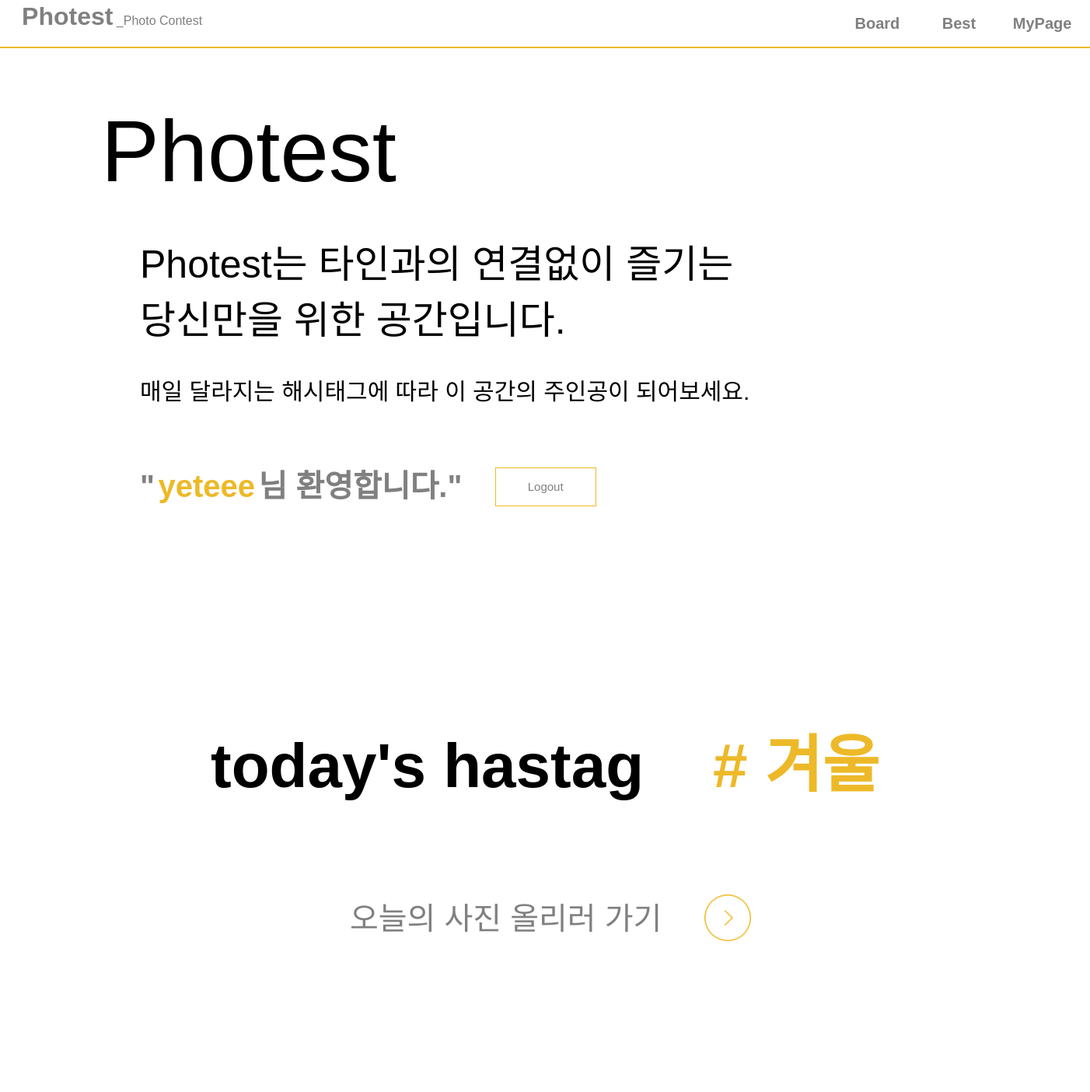
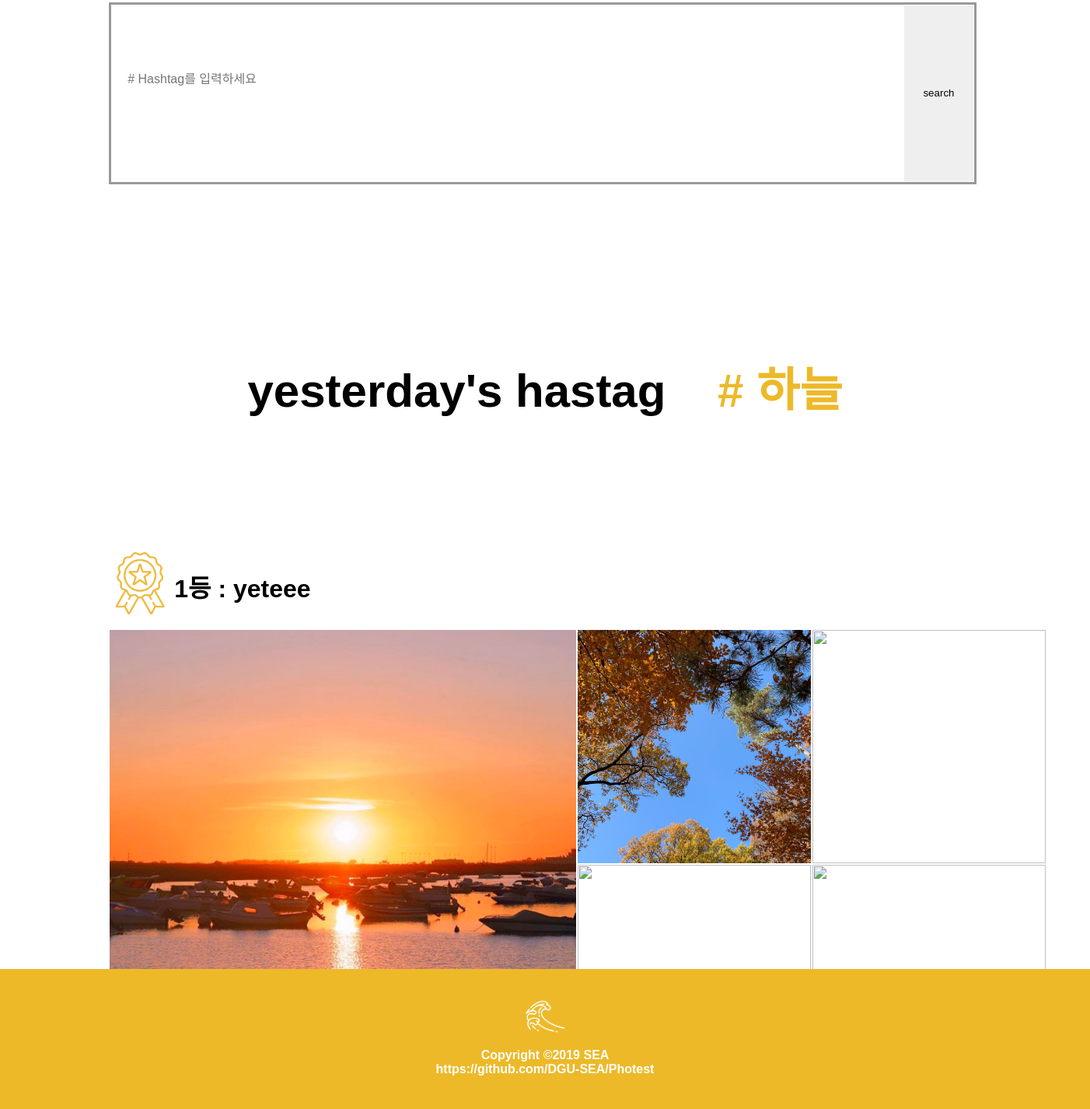
/ (signed in), run on the app's committed database (2 pictures, top to bottom).
### hashtag/models.py (models this page shows)
class hashtag(models.Model):
    tagName = models.CharField(max_length=20,blank=False, primary_key=True)
    tagCnt = models.IntegerField(default=0)
    likeCnt = models.IntegerField(default=0)
    tagDate = models.DateField(blank=True, null = True)

### photo/models.py (models this page shows, shortened)
class Photo(models.Model):
    author = models.ForeignKey(User, on_delete=models.CASCADE, related_name='user')
    image = models.ImageField(upload_to= 'timeline_photo/%Y/%m/%d')
    created = models.DateTimeField(auto_now_add=True)
    updated = models.DateTimeField(auto_now=True)
    hashtag = jsonfield.JSONField(blank = True, null = True)
    like = models.ManyToManyField(User, related_name='like_post', blank=True)
    class Meta: # ordering 정렬
        ordering = ['-created']

### photo/views.py (the view)
# urls.py: path('', views.main, name='main'),
def main(request):
    print('main')
    global hashtag
    global Photo
    hashtags = hashtag.objects.all()
    todaytag = ""
    todayDate = str(date.today())
    yesterdaytag = ""
    today = date.today()
    yesterday = str(date.today() - timedelta(1))
    for h in hashtag.objects.all() :
        if(str(h.tagDate) == todayDate) :
            todaytag = h.tagName
        if(str(h.tagDate) == yesterday) :
            yesterdaytag = h.tagName
    Photos = Photo.objects.all().order_by('-like')
    BestPhotos = list()
    index = 0
    for p in Photos :
        for t in p.hashtag['tag'] :
            if(t == yesterdaytag) :
                BestPhotos.append(p)
                index += 1
                break
            if(index == 5) : break
    print('BestPhotos in main size : ', len(BestPhotos))
    for p in BestPhotos :
        print(p.image)
    return render(request, 'photo/main.html', context={'todaytag' : todaytag, 'yesterdaytag' : yesterdaytag, 'BestPhotos' : BestPhotos})

### photo/templates/photo/main.html (shortened to what this page needs)
{% load static %}
<html>
<head>
    <link rel="stylesheet" href="{% static 'css/main.css' %}">
</head>
<body style="overflow-x:hidden">
    <div id="scroll" style="position:absolute;left:0;">
        <div class="menu-bar">
            <font class="short-title"><a href="/" class="title-text"> Photest</a></font>
            <font id="long-title">_Photo Contest </font>
            {% if user.is_authenticated %}
            <button id="board_btn" class="button"><a href="http://127.0.0.1:8000/photo_list/">
                    <font color="gray"> Board </font>
                </a></button>
            <button id="best_btn" class="button"><a href="http://127.0.0.1:8000/best/">
                    <font color="gray"> Best </font>
                </a></button>
            <button id="mypage_btn" class="button"><a href="{%url 'accounts:mypage'%}">
                    <font color="gray">MyPage</font>
                </a></button>
            {% endif %}
        </div>
    </div>
    <div id="title">
        <font id="short"> Photest</font>
    </div>
    <div id="intro">
        <font id="main_intro"> Photest는 타인과의 연결없이 즐기는<Br> 당신만을 위한 공간입니다.</font><br><br><br>
        <font id="sub_intro">매일 달라지는 해시태그에 따라 이 공간의 주인공이 되어보세요. </font>
    </div>
    <div id="login-join">
        {% if user.is_authenticated %}
        <font id="userid" style="color:gray">"</font>
        <font id="userid" style="color:#edb928">{{user.username}}</font>
        <font id="userid" style="color:gray">님 환영합니다." </font>&nbsp;&nbsp;&nbsp;&nbsp;&nbsp;&nbsp;
        <button id="logout"><a href="{% url 'accounts:logout'%}">Logout </a></button>
        {% else %}
        <button id="login"><a href="http://127.0.0.1:8000/accounts/login/" style="color:gray"> Login </a></button>
        &nbsp;&nbsp;&nbsp;&nbsp;&nbsp;
        <button id="join"><a href="http://127.0.0.1:8000/accounts/join/" style="color:white"> Join </a></button>
        {% endif %}
    </div>
    <div id="today-hashtag">
        <font id="today-container">today's hastag </font> &nbsp;&nbsp;
        {% if user.is_authenticated %}
        <font id="today_hashtag"><a href="http://127.0.0.1:8000/today_hashtag_search/" style="color:#edb928">#
                {{todaytag}} </a></font>
        {% else %}
        <font id="today_hashtag2"><a href="/" style="color:#edb928"> # {{todaytag}} </a></font>
        {% endif %}
    </div>
    {% if user.is_authenticated %}
    <font id="board" style="color:gray">오늘의 사진 올리러 가기</font>
    <a href="http://127.0.0.1:8000/upload/"><img src="{% static 'image/next.png' %}" id="board_img"></a>
    <form id="search" action="{% url 'photo:search' %}" method="get">
        {% endif %}
        <div id="dsearch">
            <input type="text" id="isearch" name="search" placeholder="# Hashtag를 입력하세요" />
            <input type="submit" value="search" id="bsearch" />
        </div>
    </form>
    <div id="yesterday-hashtag">
        <font id="yesterday-container">yesterday's hastag </font> &nbsp;&nbsp;
        {% if user.is_authenticated %}
        <font id="yesterday_hashtag" style="color:#edb928"><a href="http://127.0.0.1:8000/yesterday_hashtag_search/"
                style="color:#edb928">
                # {{yesterdaytag}}</a></font>
        {% else %}
        <font id="yesterday_hashtag" style="color:#edb928"><a href="/" style="color:#edb928"> # {{yesterdaytag}} </a>
        </font>
        {% endif %}
    </div>
    <img src="{% static 'image/crown.png' %}" id="first-rank" />
    <div id="rank">
        <h1> 1등 : {{BestPhotos.0.author}} </h1>
    </div>
    <div id="image">
        <div class="yesterday-first">
            <img src="{{ BestPhotos.0.image.url }}" />
        </div>
        <div class="yesterday-else">
            <div class="yesterday-else1">
                <img src="{{ BestPhotos.1.image.url }}" />
            </div>
            <div class="yesterday-else2">
                <img src="{{ BestPhotos.2.image.url }}" />
            </div>
        </div>
    </div>
    <div id="banner">
        <br><br>
        <center>
            <img src="{% static 'image/sea.png' %}" id="sea_logo">
            <p class="copyright">Copyright ©2019 SEA <br>
                https://github.com/DGU-SEA/Photest </p>
        </center>
    </div>
</body>
</html>

### photo/static/css/main.css (style rules this page uses)
html { margin: 0; padding: 0; width: 100%; height: 100%; }
body { margin: 0; padding: 0; width: 100%; height: 100%; font-family : 'NanumSquare', sans-serif; }
a { text-decoration: none; color: gray; }
#scroll { left:-10px; width:100%; height:60px; background-color: white; border-bottom:2px solid #edb928; z-index : 3; }
.menu-bar { position : relative; left :2%; top : 5%; }
.short-title { font-size : 200%; color : white; font-weight: bold; }
#long-title { font-size : 100%; color : gray; }
#mypage_btn { position : absolute; top : 40%; left : 90.5%; background-color: white; border:white; font-size:20px; font-weight: bold; }
#board_btn { position : absolute; top : 40%; left : 76%; background-color: white; border:white; font-size:20px; font-weight: bold; }
#best_btn { position :absolute; top : 40%; left : 84%; background-color: white; border:white; font-size:20px; font-weight: bold; }
#title { position:relative; top:130px; left:130px; }
#short { font-size : 700%; color : black; }
#intro { position: relative; top:170px; left:180px; }
#main_intro { font-size:50px; }
#sub_intro { font-size:30px; }
#login-join { position: relative; top:240px; left:180px; }
#logout { background-color: white; border:1px solid #edb928; border-radius: 0px; font-size:15px; width:130px; height:50px; position: relative; top:-8px; }
#userid { font-size:40px; font-weight: bold; }
#today-hashtag { position: relative; top:500px; text-align: center; font-size:80px; }
#today-container { font-weight: bold; }
#today_hashtag { color:#edb928; font-weight: bolder; }
#board { position: relative; left:450px; top:600px; font-size:40px; }
#board_img { position: relative; left:500px; width:60px; height:60px; top:615px; }
#dsearch { position : relative; height : 8%; width : 79%; border : 3px solid #999999; top :800px; left : 10%; padding : 1px; }
#isearch { position : relative; top:5px; font-size : 16px; width : 80%; padding : 20px; border : 0px; outline : none; float : left; height:80%; }
#bsearch { width : 8%; height : 100%; border : 0px; outline: none; float: right; }
#yesterday-hashtag { position: relative; top:1000px; text-align: center; font-size:60px; }
#yesterday-container { font-weight: bold; }
#yesterday_hashtag { font-weight: bolder; }
#image { position:relative; left:0px; top:1100px; }
.yesterday-first img { position:relative; left: 10%; height: 600px; width: 600px; float : left ; padding : 1px; margin-right : 10%; }
.yesterday-else1 img { height: 300px; width:300px; float : left; padding : 1px; margin-right : 0px; margin-bottom:0px; }
.yesterday-else2 img { height: 300px; width:300px; float : left; padding : 1px; }
#banner { position:absolute; top:2650px; bottom : 0px; width : 100%; height : 180px; background-color : #edb928; margin-top : 0; margin-left : 0; margin-right : 0; }
p { font-weight : bold; color : white; }
#sea_logo { width : 50px; height : 50px; }
#rank { position : relative; left : 16%; top:1090px; }
#first-rank { position : relative; left : 10%; top:1170px; width : 80px; height : 80px; text-align : left; }

### data on the page
hashtag: tagName "겨울"
hashtag: tagName "하늘"
Photo: author.username "yeteee", image (picture)
Photo: image (picture)

### other printed values
{{ user.username }} "yeteee"
